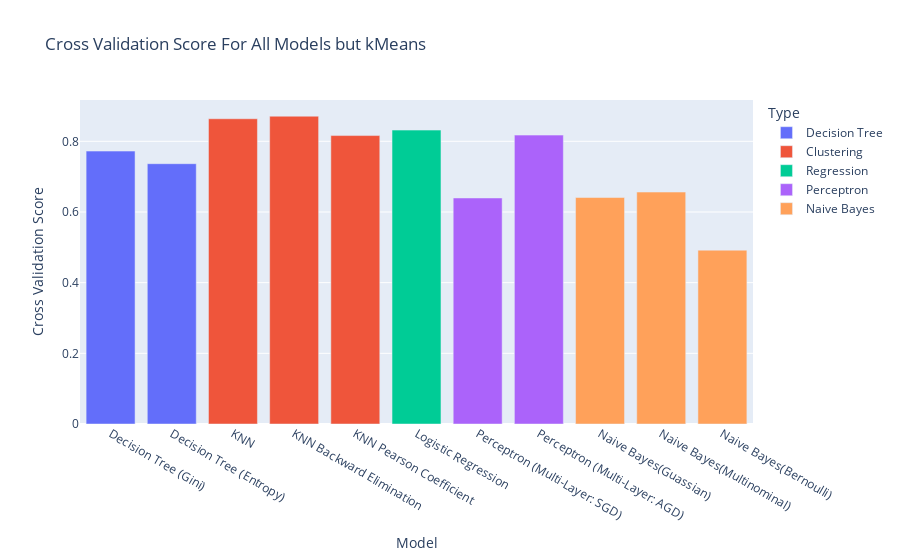

Notebook cell for this chart:
### Code cell
col = model_information[["Model", "Type", metric]]
col = col.drop(col[col[metric] <= 0].index)
fig = px.bar(col, x="Model", y=metric, color="Type", title=f"{metric} For All Models but kMeans")
fig.show()

### Figure 1 — Plotly figure (JSON) as saved in the notebook; plotly's stock layout.template omitted (floating-point values rounded to 4 significant figures)
{"data": [{"alignmentgroup": "True", "hovertemplate": "Type=Decision Tree<br>Model=%{x}<br>Cross Validation Score=%{y}<extra></extra>", "legendgroup": "Decision Tree", "marker": {"color": "#636efa", "pattern": {"shape": ""}}, "name": "Decision Tree", "offsetgroup": "Decision Tree", "orientation": "v", "showlegend": true, "textposition": "auto", "type": "bar", "x": ["Decision Tree (Gini)", "Decision Tree (Entropy)"], "xaxis": "x", "y": [0.7724, 0.7366], "yaxis": "y"}, {"alignmentgroup": "True", "hovertemplate": "Type=Clustering<br>Model=%{x}<br>Cross Validation Score=%{y}<extra></extra>", "legendgroup": "Clustering", "marker": {"color": "#EF553B", "pattern": {"shape": ""}}, "name": "Clustering", "offsetgroup": "Clustering", "orientation": "v", "showlegend": true, "textposition": "auto", "type": "bar", "x": ["KNN", "KNN Backward Elimination", "KNN Pearson Coefficient"], "xaxis": "x", "y": [0.8638, 0.871, 0.8162], "yaxis": "y"}, {"alignmentgroup": "True", "hovertemplate": "Type=Regression<br>Model=%{x}<br>Cross Validation Score=%{y}<extra></extra>", "legendgroup": "Regression", "marker": {"color": "#00cc96", "pattern": {"shape": ""}}, "name": "Regression", "offsetgroup": "Regression", "orientation": "v", "showlegend": true, "textposition": "auto", "type": "bar", "x": ["Logistic Regression"], "xaxis": "x", "y": [0.8317], "yaxis": "y"}, {"alignmentgroup": "True", "hovertemplate": "Type=Perceptron<br>Model=%{x}<br>Cross Validation Score=%{y}<extra></extra>", "legendgroup": "Perceptron", "marker": {"color": "#ab63fa", "pattern": {"shape": ""}}, "name": "Perceptron", "offsetgroup": "Perceptron", "orientation": "v", "showlegend": true, "textposition": "auto", "type": "bar", "x": ["Perceptron (Multi-Layer: SGD)", "Perceptron (Multi-Layer: AGD)"], "xaxis": "x", "y": [0.6396, 0.8175], "yaxis": "y"}, {"alignmentgroup": "True", "hovertemplate": "Type=Naive Bayes<br>Model=%{x}<br>Cross Validation Score=%{y}<extra></extra>", "legendgroup": "Naive Bayes", "marker": {"color": "#FFA15A", "pattern": {"shape": ""}}, "name": "Naive Bayes", "offsetgroup": "Naive Bayes", "orientation": "v", "showlegend": true, "textposition": "auto", "type": "bar", "x": ["Naive Bayes(Guassian)", "Naive Bayes(Multinominal)", "Naive Bayes(Bernoulli)"], "xaxis": "x", "y": [0.6409, 0.6564, 0.4919], "yaxis": "y"}], "layout": {"barmode": "relative", "legend": {"title": {"text": "Type"}, "tracegroupgap": 0}, "title": {"text": "Cross Validation Score For All Models but kMeans"}, "xaxis": {"anchor": "y", "domain": [0, 1], "title": {"text": "Model"}}, "yaxis": {"anchor": "x", "domain": [0, 1], "title": {"text": "Cross Validation Score"}}}}
